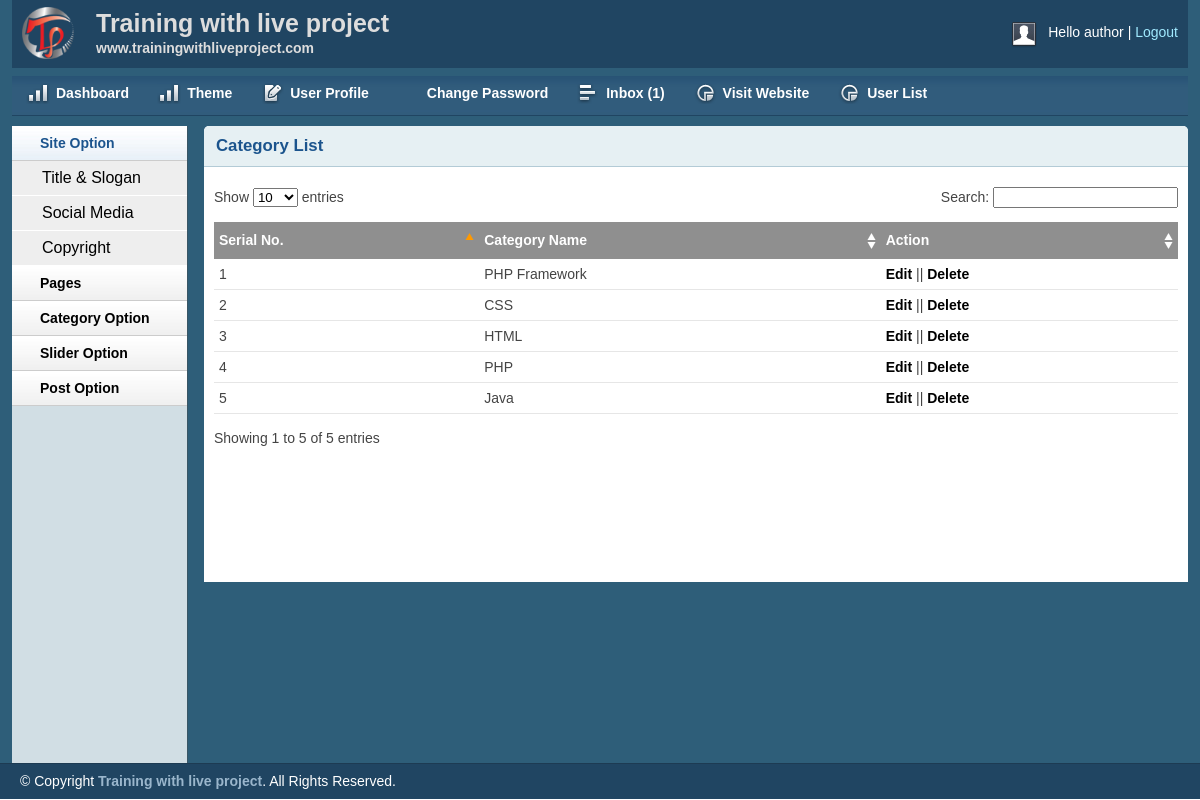
/admin/catlist.php (signed in), run on the app's committed database.
### tables this page shows
CREATE TABLE `tbl_catagory` (
  `id` int(11) NOT NULL,
  `name` varchar(255) NOT NULL
);

### lib/Database.php (called while the page is built, shortened)
<?php
Class Database{
 public $host   = DB_HOST;
 public $user   = DB_USER;
 public $pass   = DB_PASS;
 public $dbname = DB_NAME;
 public $link;
private function connectDB(){
 $this->link = new mysqli($this->host, $this->user, $this->pass,
  $this->dbname);
 }
public function select($query){
  $result = $this->link->query($query) or
   die($this->link->error.__LINE__);
  if($result->num_rows > 0){
    return $result;
  } else {
    return false;
  }
 }
}

### admin/catlist.php (the view, shortened to what this page needs)
<?php include "inc/header.php"; ?>
<?php include "inc/sidebar.php"; ?>
<div class="grid_10">
<div class="box round first grid">
<h2>Category List</h2>
<div class="block">
<table class="data display datatable" id="example">
<thead>
	<tr>
		<th>Serial No.</th>
		<th>Category Name</th>
		<th>Action</th>
	</tr>
</thead>
<tbody>
<?php
$query = "SELECT * FROM  tbl_catagory order by id desc ";
$catagory = $db->select($query);
if ($catagory) {
	$i= 0;
	while ($result = $catagory->fetch_assoc()){
     $i++;
?>
	<tr class="odd gradeX">
		<td><?php echo $i; ?></td>
		<td><?php echo $result['name'];?></td>
		<td><a href="editcat.php?catid=<?php echo $result['id']; ?>">Edit</a> || <a onclick="return confirm('Are you Shure?'); "href="?delcat=<?php echo $result['id']; ?>">Delete</a></td>
	</tr>
	<?php } } ?>
</tbody>
</table>
</div>
</div>
</div>
<?php include "inc/footer.php"; ?>

### admin/css/text.css (style rules this page uses)
body { font: 13px/1.5 Tahoma, Helvetica, Arial, 'Liberation Sans', FreeSans, sans-serif; }
h2 { font-size: 23px; }
p, dl, hr, h1, h2, h3, h4, h5, h6, ol, ul, pre, table, address, fieldset { margin-bottom: 20px; }

### admin/css/grid.css (style rules this page uses)
.grid_1, .grid_2, .grid_3, .grid_4, .grid_5, .grid_6, .grid_7, .grid_8, .grid_9, .grid_10, .grid_11, .grid_12, .grid_13, .grid_14, .grid_15, .grid_16 { display: inline; float: left; margin-left: 1%; margin-right: 1%; }
.container_12 .grid_10 { width: 81.333%; }

### admin/css/layout.css (style rules this page uses)
body { background: #fff none repeat scroll 0 0; color: #444; font-size: 14px; padding: 0; }
a { color: #000; font-weight:bold; text-decoration: none; }
h1, h2, h3, h4, h5, h6 { line-height:1.2em; margin-bottom:.3em; }
h2 { margin-top:1em; }
.box { background:#fff; margin-bottom:20px; padding:10px 10px 10px 10px; margin-left:-8px; }
.box.grid { padding-bottom:40px; }
.box.round { -moz-border-radius: 5px 5px 0px 0px; -webkit-border-radius: 5px 5px 0px 0px; border-radius: 5px 5px 0px 0px; }
.box h2 { font-size:1.2em; font-weight:bold; color:#1B548D; background:#E6F0F3; margin:-10px -10px 0 -10px; padding:10px 12px; border-bottom:1px solid #B3CBD6; -moz-border-radius: 5px 5px 0px 0px; -webkit-border-radius: 5px 5px 0px 0px; border-radius: 5px 5px 0px 0px; }
.box.first { min-height: 406px; }
.block { padding-top:20px; }
.block { padding-bottom:1px; }
table.display { margin: 0 auto; clear: both; width: 100%; }
.sorting_asc { background: #8f8f8f url(../img/table/sort_asc.png) no-repeat center right; padding:8px 5px; text-align:left; color:#fff; }
.sorting { background:#8f8f8f url(../img/table/sort_both.png) no-repeat center right; padding:8px 5px; text-align:left; color:#fff; }
tr.odd { height: 30px; line-height: 30px; border-bottom:1px solid #e6e6e6; }
tr.even { height: 30px; line-height: 30px; border-bottom:1px solid #e6e6e6; }
tr.odd td, tr.even td { padding-left:5px; }

### data on the page
tbl_catagory: name "PHP Framework"
tbl_catagory: name "CSS"
tbl_catagory: name "HTML"
tbl_catagory: name "PHP"
tbl_catagory: name "Java"

### other printed values
Session::get('username') "author"
$count "1"
